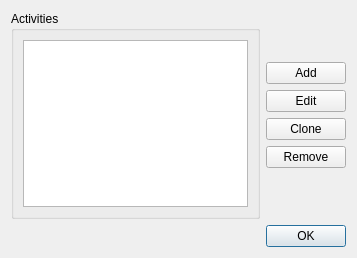
<?xml version="1.0" encoding="UTF-8"?>
<ui version="4.0">
 <class>EditActivitiesDialog</class>
 <widget class="QDialog" name="EditActivitiesDialog">
  <property name="geometry">
   <rect>
    <x>0</x>
    <y>0</y>
    <width>357</width>
    <height>258</height>
   </rect>
  </property>
  <property name="windowTitle">
   <string>Edit Activities</string>
  </property>
  <layout class="QVBoxLayout" name="verticalLayout_3">
   <item>
    <layout class="QHBoxLayout" name="horizontalLayout">
     <item>
      <widget class="QGroupBox" name="groupBox">
       <property name="title">
        <string>Activities</string>
       </property>
       <layout class="QVBoxLayout" name="verticalLayout_2">
        <item>
         <widget class="QListView" name="listView">
          <property name="editTriggers">
           <set>QAbstractItemView::NoEditTriggers</set>
          </property>
         </widget>
        </item>
       </layout>
      </widget>
     </item>
     <item>
      <layout class="QVBoxLayout" name="verticalLayout">
       <item>
        <spacer name="verticalSpacer_2">
         <property name="orientation">
          <enum>Qt::Vertical</enum>
         </property>
         <property name="sizeHint" stdset="0">
          <size>
           <width>20</width>
           <height>40</height>
          </size>
         </property>
        </spacer>
       </item>
       <item>
        <widget class="QPushButton" name="addButton">
         <property name="text">
          <string>Add</string>
         </property>
        </widget>
       </item>
       <item>
        <widget class="QPushButton" name="editButton">
         <property name="text">
          <string>Edit</string>
         </property>
        </widget>
       </item>
       <item>
        <widget class="QPushButton" name="cloneButton">
         <property name="text">
          <string>Clone</string>
         </property>
        </widget>
       </item>
       <item>
        <widget class="QPushButton" name="removeButton">
         <property name="text">
          <string>Remove</string>
         </property>
        </widget>
       </item>
       <item>
        <spacer name="verticalSpacer">
         <property name="orientation">
          <enum>Qt::Vertical</enum>
         </property>
         <property name="sizeHint" stdset="0">
          <size>
           <width>20</width>
           <height>40</height>
          </size>
         </property>
        </spacer>
       </item>
      </layout>
     </item>
    </layout>
   </item>
   <item>
    <widget class="QDialogButtonBox" name="buttonBox">
     <property name="orientation">
      <enum>Qt::Horizontal</enum>
     </property>
     <property name="standardButtons">
      <set>QDialogButtonBox::Ok</set>
     </property>
    </widget>
   </item>
  </layout>
 </widget>
 <resources/>
 <connections>
  <connection>
   <sender>buttonBox</sender>
   <signal>accepted()</signal>
   <receiver>EditActivitiesDialog</receiver>
   <slot>accept()</slot>
   <hints>
    <hint type="sourcelabel">
     <x>248</x>
     <y>254</y>
    </hint>
    <hint type="destinationlabel">
     <x>157</x>
     <y>274</y>
    </hint>
   </hints>
  </connection>
  <connection>
   <sender>buttonBox</sender>
   <signal>rejected()</signal>
   <receiver>EditActivitiesDialog</receiver>
   <slot>reject()</slot>
   <hints>
    <hint type="sourcelabel">
     <x>316</x>
     <y>260</y>
    </hint>
    <hint type="destinationlabel">
     <x>286</x>
     <y>274</y>
    </hint>
   </hints>
  </connection>
  <connection>
   <sender>addButton</sender>
   <signal>clicked()</signal>
   <receiver>EditActivitiesDialog</receiver>
   <slot>addButton()</slot>
   <hints>
    <hint type="sourcelabel">
     <x>485</x>
     <y>29</y>
    </hint>
    <hint type="destinationlabel">
     <x>269</x>
     <y>208</y>
    </hint>
   </hints>
  </connection>
  <connection>
   <sender>cloneButton</sender>
   <signal>clicked()</signal>
   <receiver>EditActivitiesDialog</receiver>
   <slot>cloneButton()</slot>
   <hints>
    <hint type="sourcelabel">
     <x>319</x>
     <y>134</y>
    </hint>
    <hint type="destinationlabel">
     <x>178</x>
     <y>128</y>
    </hint>
   </hints>
  </connection>
  <connection>
   <sender>removeButton</sender>
   <signal>clicked()</signal>
   <receiver>EditActivitiesDialog</receiver>
   <slot>removeButton()</slot>
   <hints>
    <hint type="sourcelabel">
     <x>485</x>
     <y>70</y>
    </hint>
    <hint type="destinationlabel">
     <x>269</x>
     <y>208</y>
    </hint>
   </hints>
  </connection>
  <connection>
   <sender>listView</sender>
   <signal>doubleClicked(QModelIndex)</signal>
   <receiver>EditActivitiesDialog</receiver>
   <slot>editEvent(QModelIndex)</slot>
   <hints>
    <hint type="sourcelabel">
     <x>224</x>
     <y>202</y>
    </hint>
    <hint type="destinationlabel">
     <x>269</x>
     <y>208</y>
    </hint>
   </hints>
  </connection>
  <connection>
   <sender>editButton</sender>
   <signal>clicked()</signal>
   <receiver>EditActivitiesDialog</receiver>
   <slot>editButton()</slot>
   <hints>
    <hint type="sourcelabel">
     <x>485</x>
     <y>188</y>
    </hint>
    <hint type="destinationlabel">
     <x>269</x>
     <y>208</y>
    </hint>
   </hints>
  </connection>
 </connections>
 <slots>
  <slot>addButton()</slot>
  <slot>removeButton()</slot>
  <slot>editEvent(QModelIndex)</slot>
  <slot>editButton()</slot>
  <slot>cloneButton()</slot>
 </slots>
</ui>
